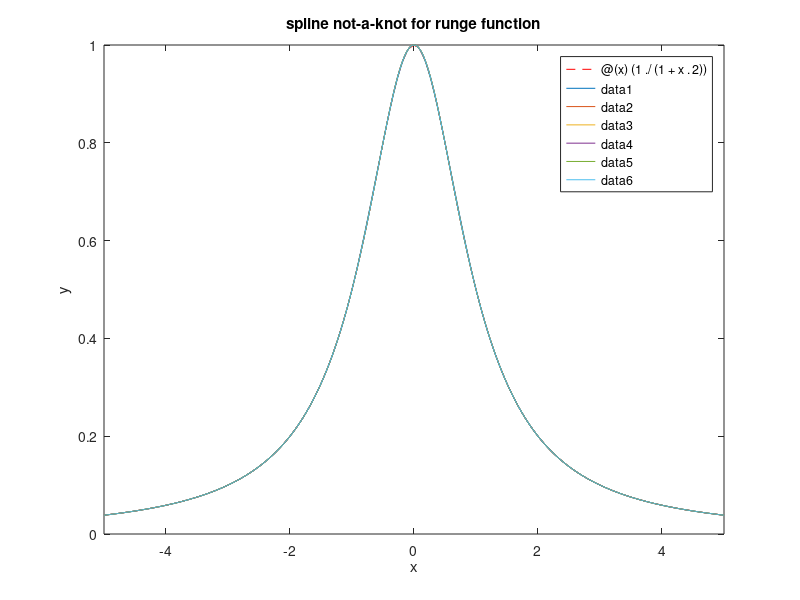
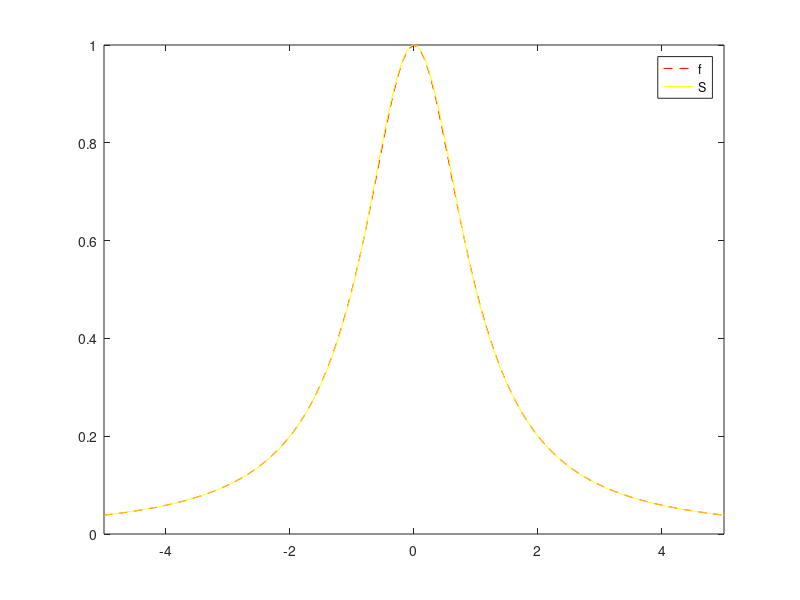
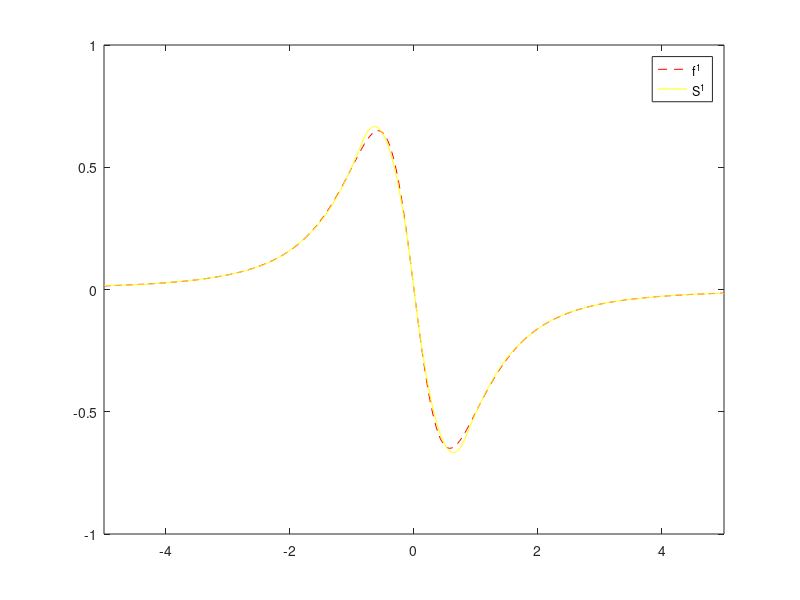
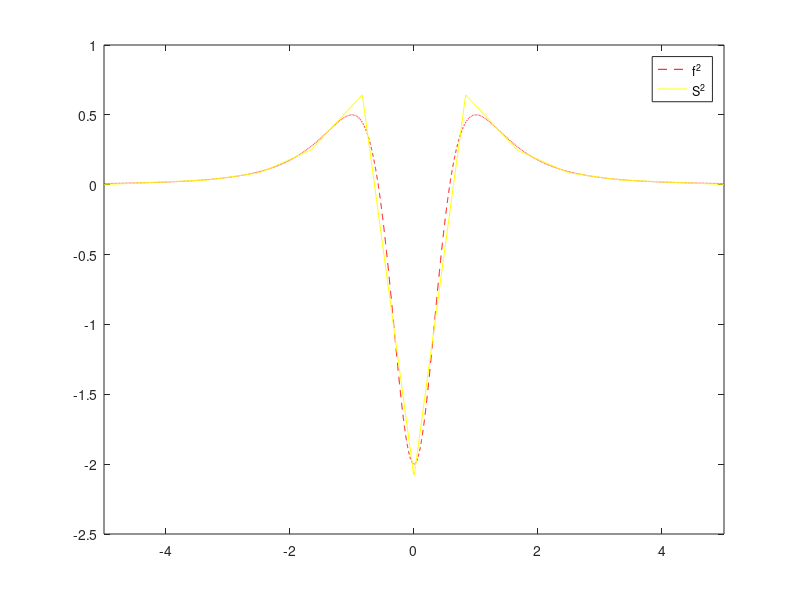

The MATLAB source for these figures, in order:
fprintf('analysis of spline interpolation and convergence speed \n')

format short

% runge function
f = @(x)(1./(1+x.^2));
alfa = -5; beta = 5;

% plot function
figure(1)
fplot(f,[alfa,beta],'r--')
hold on
xlabel('x')
ylabel('y')
title('spline not-a-knot for runge function')

% l = 3; % degree
% p = l+1; % coeff for convergence speed

disp('    error       h       p')

err_old = 1;

% loop over the number of subintervals
for k = 1:6
    
    % decompose the interval
    h = (1/2)^k; % length of subintervals
    n = (beta-alfa)/h; % number of subintervals
    x = linspace(alfa,beta,n+1)'; y = f(x); 
    
    % valuation points and compute the spline 
    t = linspace(alfa,beta,1000)';
    s = spline(x,y,t);
    
    % plot spline
    plot(t,s)
    hold on
    
    % compute the error
    err = max(abs(f(t)-s));
    p = log2(err_old/err);
    disp([err,h,p]) % verify p --> l+1 for h --> 0
    err_old = err;
    
end

%--------------------------------------------------------------------

fprintf('approx a function and its derivatives with splines\n')

% number of nodes 
n = 13; 
x = linspace(alfa,beta,n); y = f(x); 

% spline 
S = spline(x,y); % contains the 'structure'

%      form: 'pp'
%    breaks: [-5 -4 -3 -2 -1 0 1 2 3 4 5]
%     coefs: [12×4 double]
%    pieces: 12
%     order: 4
%       dim: 1

rho = S.coefs; % matrix (n)x(l+1) of coeffs that build the complete spline 

% evaluation point
z = linspace(alfa,beta,1000); 

drho = [3*rho(:,1), 2*rho(:,2), rho(:,3)]; % first derivative 
d2rho = [2*drho(:,1), drho(:,2)]; % seconod derivative  
d3rho = [d2rho(:,1)]; % third derivative

% evaluate spline
Sval = ppval(S,z); 

dS = mkpp(x,drho); % build first derivative spline 
dSval = ppval(dS,z); % evaluate first derivative spline 

d2S = mkpp(x,d2rho); % buils second derivative spline 
d2Sval = ppval(d2S,z); % evaluate second derivative spline 

d3S = mkpp(x,d3rho); % build third derivative spline 
d3Sval = ppval(d3S,z); % evaluate third derivative spline

% compute derivatives of f
f1 =  @(x)(-2.*x./(1+x.^2).^2); % first derivative
f2 =  @(x)((6.*(x.^2)-2)./(1+x.^2).^3); % second derivative  
f3 =  @(x)((24.*x - 36.*(x.^2))./(1+x.^2).^4); % third derivative

i = [alfa,beta];

figure(2)
title('runge function')
fplot(f,i,'r--')
hold on
plot(z,Sval,'y')
legend('f','S')

figure(3)
title('first derivative')
fplot(f1,i,'r--')
hold on
plot(z,dSval,'y')
legend('f^1','S^1')

figure(4)
title('second derivative')
fplot(f2,i,'r--')
hold on
plot(z,d2Sval,'y')
legend('f^2','S^2')

figure(5)
title('third derivative')
fplot(f3,i,'r--')
hold on
plot(z,d3Sval,'y')
legend('f^3','S^3')

% ----------------------------------------------------------------------

fprintf('analysis spline error and convergence speed\n')

% l = 3 % degree
% p = l+1

disp('       h        err        p        err1      p1       err2       p2')

err_old = 1;
err1_old = 1;
err2_old = 1;

for k = 1:6
    
    % decompose the interval
    h = (1/2)^k; % lenght of intervals
    n = (beta-alfa)/h; % number of intervals
    x = linspace(alfa,beta,n+1)'; y = f(x);
    
    % compute the structure of the spline and its derivatives
    S = spline(x,y);
    rho = S.coefs; 
    drho = [3*rho(:,1), 2*rho(:,2), rho(:,3)]; % first derivativs
    d2rho = [6*rho(:,1), 2*rho(:,2)]; % second derivatives 
    
    % evaluate spline
    Sval = ppval(S,z); 

    dS = mkpp(x,drho); % build first derivative spline
    dSval = ppval(dS,z); % evaluate first derivative spline
    
    d2S = mkpp(x,d2rho); % build second derivative spline
    d2Sval = ppval(d2S,z); % evaluate second derivative spline
    
    % compute error
    err = max(abs(f(z)-Sval));
    p = log2(err_old/err);
    err1 = max(abs(f1(z)-dSval));
    p1 = log2(err1_old/err1);
    err2 = max(abs(f2(z)-d2Sval));
    p2 = log2(err2_old/err2);
    
    % show convergence
    disp([h,err,p,err1,p1,err2,p2]) 

    err_old = err;
    err1_old = err1;
    err2_old = err2;
    
end

